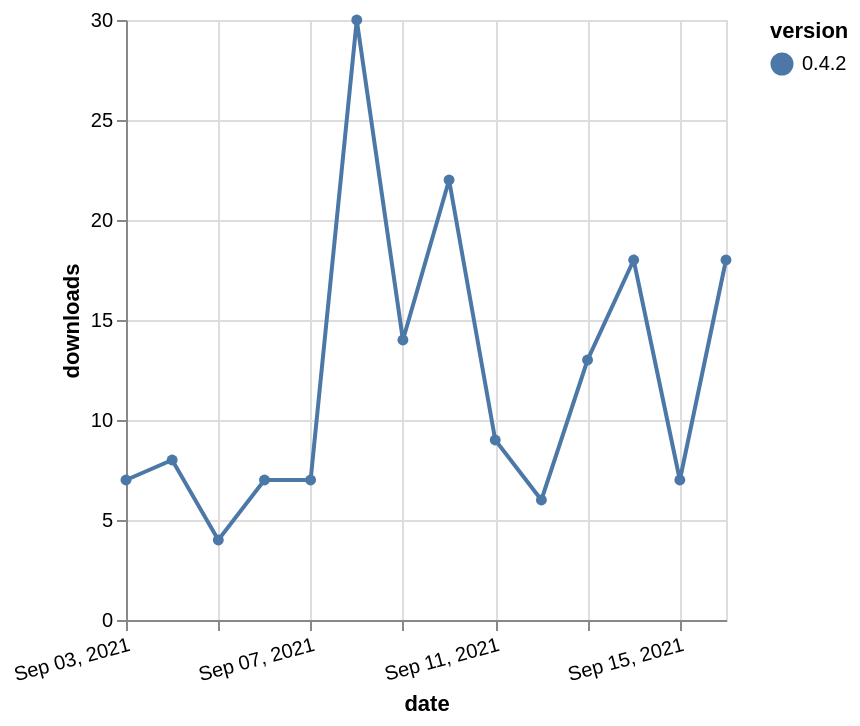

This figure's Vega-Lite source:
### Vega-Lite specification from a JSON file in a GitHub repository (floating-point values rounded to 4 significant figures)
{"$schema": "https://vega.github.io/schema/vega-lite/v5.json", "description": "A simple bar chart with embedded data.", "data": {"values": [{"date": "2021-09-03", "total": 7717, "delta": 7, "version": "0.4.2"}, {"date": "2021-09-04", "total": 7725, "delta": 8, "version": "0.4.2"}, {"date": "2021-09-05", "total": 7729, "delta": 4, "version": "0.4.2"}, {"date": "2021-09-06", "total": 7736, "delta": 7, "version": "0.4.2"}, {"date": "2021-09-07", "total": 7743, "delta": 7, "version": "0.4.2"}, {"date": "2021-09-08", "total": 7773, "delta": 30, "version": "0.4.2"}, {"date": "2021-09-09", "total": 7787, "delta": 14, "version": "0.4.2"}, {"date": "2021-09-10", "total": 7809, "delta": 22, "version": "0.4.2"}, {"date": "2021-09-11", "total": 7818, "delta": 9, "version": "0.4.2"}, {"date": "2021-09-12", "total": 7824, "delta": 6, "version": "0.4.2"}, {"date": "2021-09-13", "total": 7837, "delta": 13, "version": "0.4.2"}, {"date": "2021-09-14", "total": 7855, "delta": 18, "version": "0.4.2"}, {"date": "2021-09-15", "total": 7862, "delta": 7, "version": "0.4.2"}, {"date": "2021-09-16", "total": 7880, "delta": 18, "version": "0.4.2"}]}, "width": "container", "mark": {"type": "line", "point": {"filled": true}}, "encoding": {"x": {"field": "date", "type": "temporal", "timeUnit": "yearmonthdate", "title": "date", "axis": {"labelAngle": -15}}, "y": {"field": "delta", "type": "quantitative", "title": "downloads"}, "color": {"field": "version", "type": "nominal"}, "tooltip": {"field": "delta"}}}
